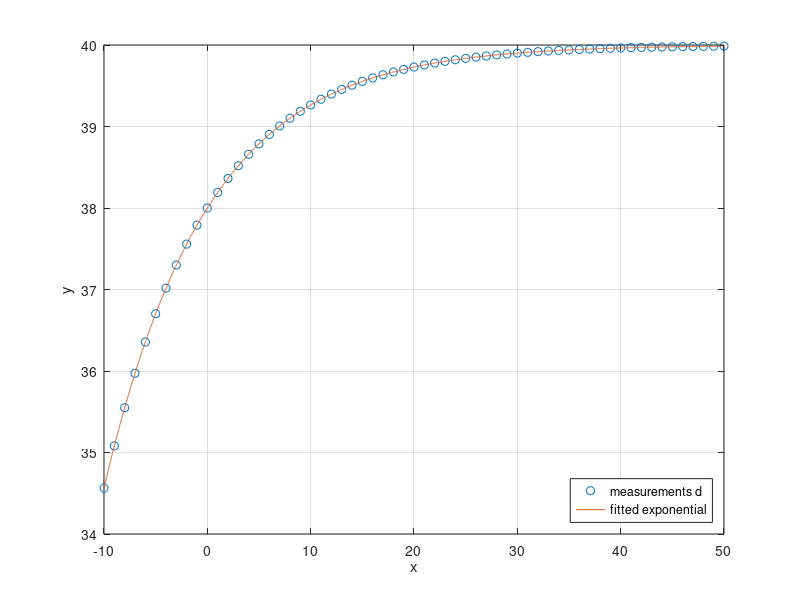
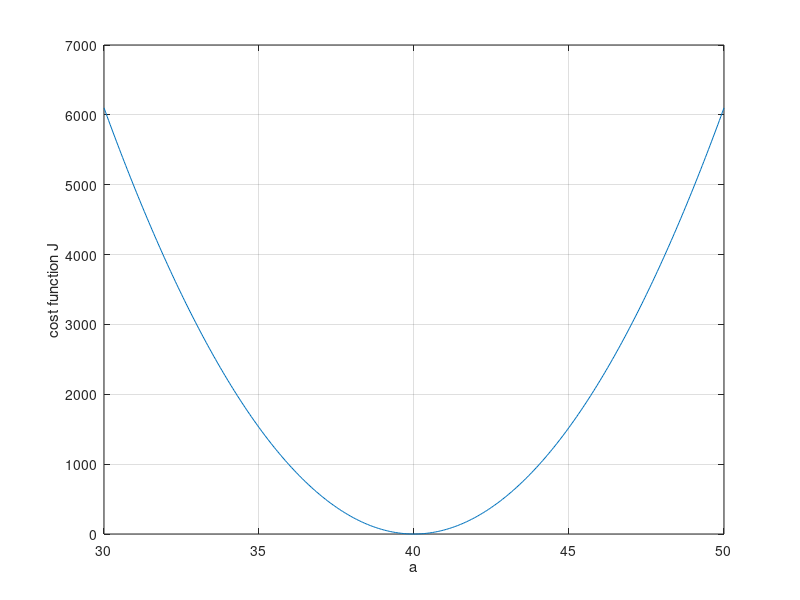
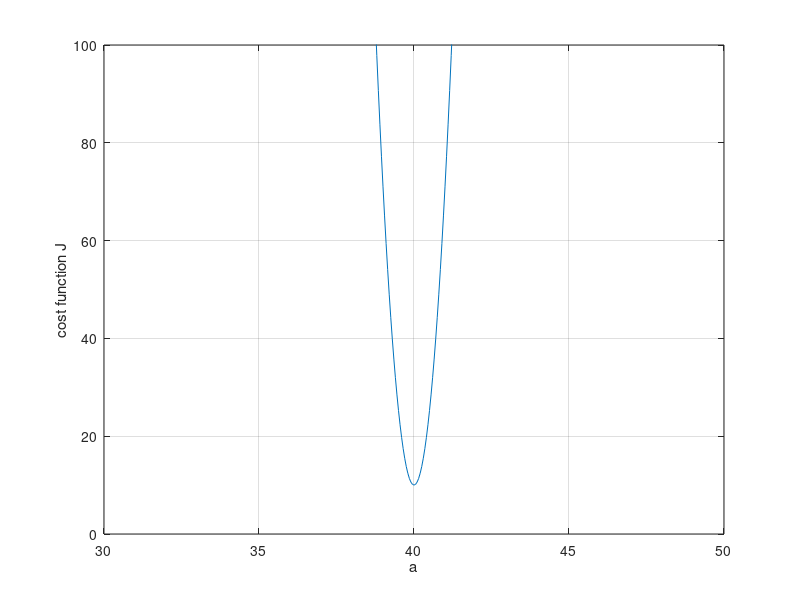
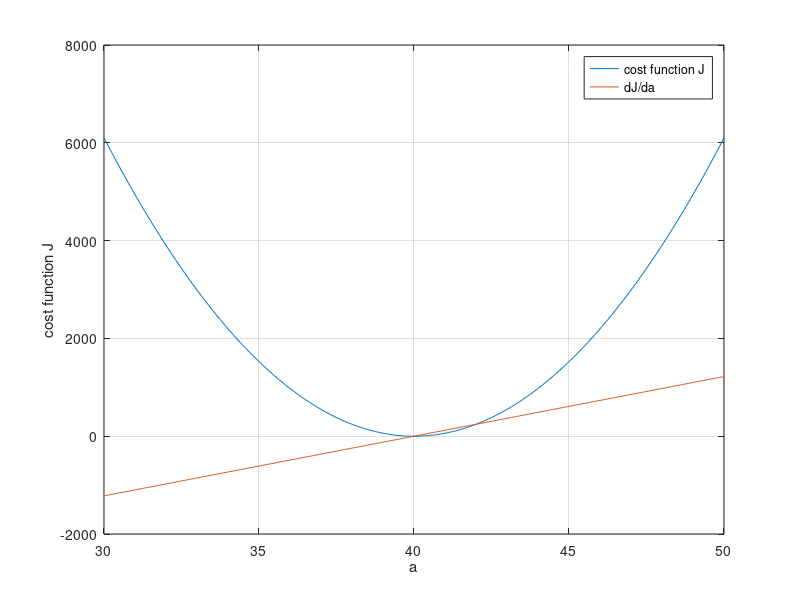

MATLAB code for these plots, in order:
close all
clear all
clc


a = 40;
b = 2;
T = 10;
c = 0

%define support
t = (-10:1:5*T)';
t_plot = (t(1):0.01:t(end))';

%define function
y = @(x) a - b*exp(-x/T);

% create measurement values by adding some noise and evalutating it at
% less points
d = y(t) + 0*randn(size(y(t)));

N = length(t);
a = 1/N*(sum(d) + b*sum(exp(-(t-c)/T)))%analytic formual to find a

%plot both
figure
    plot(t, d, 'o', 'DisplayName', 'measurements d')
    hold on
    plot(t_plot, y(t_plot), 'DisplayName', 'fitted exponential')
    grid on
    legend('Location', 'southeast')
    xlabel("x")
    ylabel("y")
    
    
    saveas(gcf, "Figures/introduction_plot.png")
    

    
%define the cost function
J = @(a) sum((d - (a - b*exp(-t/T))).^2);

%altered cost function -> ERROR: This is function does have the same
%minima but it way more sensitive to noise
K = @(a) sum(log((d - (a - b*exp(-t/T))).^2));

%vary a to get the cost function
grad_J = @(a) sum(-2*(d + b*exp(-t/T) - a));


%plot the cost function and its gradient
da = 0.05; %da is required for the numerical gradient
a = 30:da:50;

figure
    plot(a,J(a), 'DisplayName', 'cost function J')
    grid on
    xlabel('a')
    ylabel('cost function J')
    
    saveas(gcf, "Figures/cost_function_J.png")
    
figure
    plot(a,J(a)+10, 'DisplayName', 'cost function J')
    grid on
    xlabel('a')
    ylabel('cost function J')
        ylim([0, 100])
    
    saveas(gcf, "Figures/cost_function_Jp10.png")
    
    
figure
    plot(a,J(a), 'DisplayName', 'cost function J')
    hold on
    plot(a, grad_J(a), 'DisplayName', 'dJ/da')
    grid on
    xlabel('a')
    ylabel('cost function J')
    legend
    
    saveas(gcf, "Figures/grad_J.png")


%%
    
%find the optimal a using gradient descent
a_search(1) = 30; %start a
gamma = 0.014;
%because this is an exponential function, it can easily happen that
%gradient descent never converges, because of the huge values ->
%Soltion: use the ln of the cost function do decrease the range 
for ii = 2:7
    a_search(ii) = a_search(ii-1) - gamma*grad_J(a_search(ii-1));
end
a_search

figure
    plot(a,J(a), 'DisplayName', 'cost function J')
    hold on
    plot(a, grad_J(a), 'DisplayName', 'dJ/da')
    plot(a_search, J(a_search), '-o', 'DisplayName', 'Gradient Descent search path')
    grid on
    xlabel('a')
    ylabel('cost function J')
    legend
    
    saveas(gcf, "Figures/grad_descent_big_gamma.png")
    
%%
a_search = []
%find the optimal a using gradient descent
a_search(1) = 30; %start a
gamma = 0.002;
%because this is an exponential function, it can easily happen that
%gradient descent never converges, because of the huge values ->
%Soltion: use the ln of the cost function do decrease the range 
for ii = 2:8
    a_search(ii) = a_search(ii-1) - gamma*grad_J(a_search(ii-1));
end
a_search

figure
    plot(a,J(a), 'DisplayName', 'cost function J')
    hold on
    plot(a, grad_J(a), 'DisplayName', 'dJ/da')
    plot(a_search, J(a_search), '-o', 'DisplayName', 'Gradient Descent search path')
    grid on
    xlabel('a')
    ylabel('cost function J')
    legend
    
    saveas(gcf, "Figures/grad_descent_small_gamma.png")
    
%%
a_search = []
%find the optimal a using gradient descent
a_search(1) = 30; %start a
gamma = 0.018;
%because this is an exponential function, it can easily happen that
%gradient descent never converges, because of the huge values ->
%Soltion: use the ln of the cost function do decrease the range 
for ii = 2:8
    a_search(ii) = a_search(ii-1) - gamma*grad_J(a_search(ii-1));
end
a_search

figure
    plot(a,J(a), 'DisplayName', 'cost function J')
    hold on
    plot(a, grad_J(a), 'DisplayName', 'dJ/da')
    plot(a_search, J(a_search), '-o', 'DisplayName', 'Gradient Descent search path')
    grid on
    xlabel('a')
    ylabel('cost function J')
    legend
    
    saveas(gcf, "Figures/grad_descent_too_big_gamma.png")
    
    

    
%%
a_search = []
%find the optimal a using gradient descent
a_search(1) = 30; %start a
gamma = 2;
%because this is an exponential function, it can easily happen that
%gradient descent never converges, because of the huge values ->
%Soltion: use the ln of the cost function do decrease the range 
for ii = 2:15
    a_search(ii) = a_search(ii-1) - gamma*grad_J(a_search(ii-1))/(norm(grad_J(a_search(ii-1))));
end
a_search

figure
    plot(a,J(a), 'DisplayName', 'cost function J')
    hold on
    plot(a, grad_J(a), 'DisplayName', 'dJ/da')
    plot(a_search, J(a_search), '-o', 'DisplayName', 'Gradient Descent search path')
    grid minor
    xlabel('a')
    ylabel('cost function J')
    legend
    
    saveas(gcf, "Figures/grad_descent_normalized_step_size.png")








%% modified cost function with better stability for gradient descent

L = @(a) log(J(a));
grad_L = @(a) -(sum(2*(-a + b*exp(-t/T) + d)))/(sum( (-a + b*exp(-t/T) + d).^2 ) + 10);

figure
    plot(a,L(a), 'DisplayName', 'cost function L')
    hold on
%     plot(a_plot, grad_L(a_plot), 'DisplayName', 'analytical gradient of J')
    plot(a(1:end-1), diff(L(a))/da, 'DisplayName', 'analytical gradient of J')
    grid on
    xlabel a
    ylabel('cost function L')
    legend('cost function L', 'analytical gradient of L')
    
    
    saveas(gcf, "Figures/cost_function_L.png")
    
%% modified cost function with better stability for gradient descent

L = @(a) log(J(a) + 10);
grad_L = @(a) -(sum(2*(-a + b*exp(-t/T) + d)))/(sum( (-a + b*exp(-t/T) + d).^2 ) + 10);

figure
    plot(a,L(a), 'DisplayName', 'cost function K')
    hold on
%     plot(a_plot, grad_L(a_plot), 'DisplayName', 'analytical gradient of J')
    plot(a(1:end-1), diff(L(a))/da, 'DisplayName', 'analytical gradient of K')
    grid on
    xlabel a
    ylabel('cost function K')
    legend('cost function K', 'analytical gradient of K')
    
    
    saveas(gcf, "Figures/cost_function_K.png")
    
%now optimize the cost function L, which still shares the same optima
%a J but has better numerical qualities

%find the optimal a using gradient descent
a_search = -10; %start a
gamma = 0.5;
%because this is an exponential function, it can easily happen that
%gradient descent never converges, because of the huge values ->
%Soltion: use the ln of the cost function do decrease the range 
iter_max = 10000;
for ii = 1:iter_max 
    a_search = a_search - gamma*grad_L(a_search);
    if (iter_max - ii) < 1000
        gamma = 0.1;
    end
end

a_search




    
    
